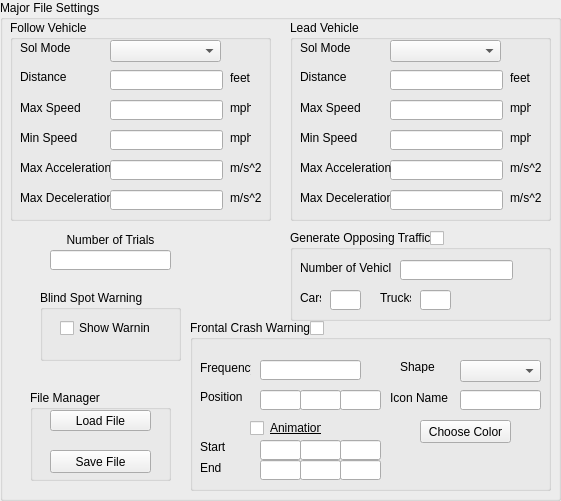
   <widget class="QGroupBox" name="majorFileSettings">
    <property name="geometry">
     <rect>
      <x>10</x>
      <y>10</y>
      <width>561</width>
      <height>501</height>
     </rect>
    </property>
    <property name="title">
     <string>Major File Settings</string>
    </property>
    <widget class="QLabel" name="label_5">
     <property name="geometry">
      <rect>
       <x>270</x>
       <y>420</y>
       <width>51</width>
       <height>16</height>
      </rect>
     </property>
     <property name="text">
      <string>&lt;u&gt;Animation</string>
     </property>
    </widget>
    <widget class="QLineEdit" name="animationStartZ">
     <property name="geometry">
      <rect>
       <x>340</x>
       <y>440</y>
       <width>41</width>
       <height>20</height>
      </rect>
     </property>
    </widget>
    <widget class="QLabel" name="label_6">
     <property name="geometry">
      <rect>
       <x>200</x>
       <y>440</y>
       <width>47</width>
       <height>13</height>
      </rect>
     </property>
     <property name="text">
      <string>Start</string>
     </property>
    </widget>
    <widget class="QLineEdit" name="animationStartY">
     <property name="geometry">
      <rect>
       <x>300</x>
       <y>440</y>
       <width>41</width>
       <height>20</height>
      </rect>
     </property>
    </widget>
    <widget class="QLineEdit" name="animationEndZ">
     <property name="geometry">
      <rect>
       <x>340</x>
       <y>460</y>
       <width>41</width>
       <height>20</height>
      </rect>
     </property>
    </widget>
    <widget class="QLineEdit" name="animationStartX">
     <property name="geometry">
      <rect>
       <x>260</x>
       <y>440</y>
       <width>41</width>
       <height>20</height>
      </rect>
     </property>
    </widget>
    <widget class="QLineEdit" name="animationEndX">
     <property name="geometry">
      <rect>
       <x>260</x>
       <y>460</y>
       <width>41</width>
       <height>20</height>
      </rect>
     </property>
    </widget>
    <widget class="QLineEdit" name="animationEndY">
     <property name="geometry">
      <rect>
       <x>300</x>
       <y>460</y>
       <width>41</width>
       <height>20</height>
      </rect>
     </property>
    </widget>
    <widget class="QLabel" name="label_30">
     <property name="geometry">
      <rect>
       <x>200</x>
       <y>460</y>
       <width>31</width>
       <height>16</height>
      </rect>
     </property>
     <property name="text">
      <string>End</string>
     </property>
    </widget>
    <widget class="QCheckBox" name="animationOn">
     <property name="geometry">
      <rect>
       <x>250</x>
       <y>420</y>
       <width>16</width>
       <height>17</height>
      </rect>
     </property>
     <property name="text">
      <string/>
     </property>
    </widget>
    <widget class="QComboBox" name="shapeOption">
     <property name="geometry">
      <rect>
       <x>460</x>
       <y>360</y>
       <width>81</width>
       <height>22</height>
      </rect>
     </property>
    </widget>
    <widget class="QLineEdit" name="fcwIconName">
     <property name="geometry">
      <rect>
       <x>460</x>
       <y>390</y>
       <width>81</width>
       <height>20</height>
      </rect>
     </property>
    </widget>
    <widget class="QGroupBox" name="groupBox">
     <property name="geometry">
      <rect>
       <x>190</x>
       <y>320</y>
       <width>361</width>
       <height>171</height>
      </rect>
     </property>
     <property name="title">
      <string>Frontal Crash Warning</string>
     </property>
     <widget class="QCheckBox" name="fcwOn">
      <property name="geometry">
       <rect>
        <x>120</x>
        <y>0</y>
        <width>16</width>
        <height>17</height>
       </rect>
      </property>
      <property name="text">
       <string/>
      </property>
     </widget>
     <widget class="QPushButton" name="colorButton">
      <property name="geometry">
       <rect>
        <x>230</x>
        <y>100</y>
        <width>91</width>
        <height>23</height>
       </rect>
      </property>
      <property name="text">
       <string>Choose Color</string>
      </property>
     </widget>
     <widget class="QLabel" name="colorDisplay">
      <property name="geometry">
       <rect>
        <x>230</x>
        <y>130</y>
        <width>91</width>
        <height>21</height>
       </rect>
      </property>
      <property name="text">
       <string/>
      </property>
     </widget>
     <widget class="QLabel" name="label_7">
      <property name="geometry">
       <rect>
        <x>200</x>
        <y>70</y>
        <width>61</width>
        <height>16</height>
       </rect>
      </property>
      <property name="text">
       <string>Icon Name</string>
      </property>
     </widget>
     <widget class="QLabel" name="label_3">
      <property name="geometry">
       <rect>
        <x>210</x>
        <y>40</y>
        <width>47</width>
        <height>13</height>
       </rect>
      </property>
      <property name="text">
       <string>Shape</string>
      </property>
     </widget>
    </widget>
    <widget class="QGroupBox" name="groupBox_2">
     <property name="geometry">
      <rect>
       <x>40</x>
       <y>290</y>
       <width>141</width>
       <height>71</height>
      </rect>
     </property>
     <property name="title">
      <string>Blind Spot Warning</string>
     </property>
     <widget class="QCheckBox" name="showBlindSpotWarning">
      <property name="geometry">
       <rect>
        <x>20</x>
        <y>30</y>
        <width>91</width>
        <height>16</height>
       </rect>
      </property>
      <property name="text">
       <string>Show Warning</string>
      </property>
     </widget>
    </widget>
    <widget class="QGroupBox" name="groupBox_3">
     <property name="geometry">
      <rect>
       <x>10</x>
       <y>20</y>
       <width>261</width>
       <height>201</height>
      </rect>
     </property>
     <property name="title">
      <string>Follow Vehicle</string>
     </property>
     <widget class="QLabel" name="label_11">
      <property name="geometry">
       <rect>
        <x>220</x>
        <y>50</y>
        <width>21</width>
        <height>16</height>
       </rect>
      </property>
      <property name="text">
       <string>feet</string>
      </property>
     </widget>
     <widget class="QLabel" name="label_15">
      <property name="geometry">
       <rect>
        <x>220</x>
        <y>80</y>
        <width>21</width>
        <height>16</height>
       </rect>
      </property>
      <property name="text">
       <string>mph</string>
      </property>
     </widget>
     <widget class="QLabel" name="label_32">
      <property name="geometry">
       <rect>
        <x>220</x>
        <y>110</y>
        <width>21</width>
        <height>16</height>
       </rect>
      </property>
      <property name="text">
       <string>mph</string>
      </property>
     </widget>
     <widget class="QLabel" name="label_35">
      <property name="geometry">
       <rect>
        <x>220</x>
        <y>140</y>
        <width>31</width>
        <height>16</height>
       </rect>
      </property>
      <property name="text">
       <string>m/s^2</string>
      </property>
     </widget>
     <widget class="QLabel" name="label_37">
      <property name="geometry">
       <rect>
        <x>220</x>
        <y>170</y>
        <width>31</width>
        <height>16</height>
       </rect>
      </property>
      <property name="text">
       <string>m/s^2</string>
      </property>
     </widget>
     <widget class="QLabel" name="followMinAccelLabl">
      <property name="geometry">
       <rect>
        <x>10</x>
        <y>170</y>
        <width>91</width>
        <height>16</height>
       </rect>
      </property>
      <property name="text">
       <string>Max Deceleration</string>
      </property>
     </widget>
     <widget class="QLabel" name="followMaxAccelLabel">
      <property name="geometry">
       <rect>
        <x>10</x>
        <y>140</y>
        <width>91</width>
        <height>16</height>
       </rect>
      </property>
      <property name="text">
       <string>Max Acceleration</string>
      </property>
     </widget>
     <widget class="QLabel" name="solModelLabel">
      <property name="geometry">
       <rect>
        <x>10</x>
        <y>20</y>
        <width>51</width>
        <height>16</height>
       </rect>
      </property>
      <property name="text">
       <string>Sol Model</string>
      </property>
     </widget>
     <widget class="QLabel" name="minFollowSpeedLabel">
      <property name="geometry">
       <rect>
        <x>10</x>
        <y>110</y>
        <width>61</width>
        <height>16</height>
       </rect>
      </property>
      <property name="text">
       <string>Min Speed</string>
      </property>
     </widget>
     <widget class="QLabel" name="followVehicleDistanceLabel">
      <property name="geometry">
       <rect>
        <x>10</x>
        <y>50</y>
        <width>47</width>
        <height>13</height>
       </rect>
      </property>
      <property name="text">
       <string>Distance</string>
      </property>
     </widget>
     <widget class="QLabel" name="maxFollowSpeedLabel">
      <property name="geometry">
       <rect>
        <x>10</x>
        <y>80</y>
        <width>61</width>
        <height>16</height>
       </rect>
      </property>
      <property name="text">
       <string>Max Speed</string>
      </property>
     </widget>
    </widget>
    <widget class="QGroupBox" name="groupBox_4">
     <property name="geometry">
      <rect>
       <x>290</x>
       <y>20</y>
       <width>261</width>
       <height>201</height>
      </rect>
     </property>
     <property name="title">
      <string>Lead Vehicle</string>
     </property>
     <widget class="QLabel" name="label_21">
      <property name="geometry">
       <rect>
        <x>220</x>
        <y>50</y>
        <width>21</width>
        <height>16</height>
       </rect>
      </property>
      <property name="text">
       <string>feet</string>
      </property>
     </widget>
     <widget class="QLabel" name="label_28">
      <property name="geometry">
       <rect>
        <x>220</x>
        <y>80</y>
        <width>21</width>
        <height>16</height>
       </rect>
      </property>
      <property name="text">
       <string>mph</string>
      </property>
     </widget>
     <widget class="QLabel" name="label_31">
      <property name="geometry">
       <rect>
        <x>220</x>
        <y>110</y>
        <width>21</width>
        <height>16</height>
       </rect>
      </property>
      <property name="text">
       <string>mph</string>
      </property>
     </widget>
     <widget class="QLabel" name="label_38">
      <property name="geometry">
       <rect>
        <x>220</x>
        <y>140</y>
        <width>31</width>
        <height>16</height>
       </rect>
      </property>
      <property name="text">
       <string>m/s^2</string>
      </property>
     </widget>
     <widget class="QLabel" name="label_39">
      <property name="geometry">
       <rect>
        <x>220</x>
        <y>170</y>
        <width>31</width>
        <height>16</height>
       </rect>
      </property>
      <property name="text">
       <string>m/s^2</string>
      </property>
     </widget>
    </widget>
    <widget class="QComboBox" name="leadSolModel">
     <property name="geometry">
      <rect>
       <x>390</x>
       <y>40</y>
       <width>111</width>
       <height>22</height>
      </rect>
     </property>
    </widget>
    <widget class="QLabel" name="solModelLabel_2">
     <property name="geometry">
      <rect>
       <x>300</x>
       <y>40</y>
       <width>51</width>
       <height>16</height>
      </rect>
     </property>
     <property name="text">
      <string>Sol Model</string>
     </property>
    </widget>
    <widget class="QLineEdit" name="leadDistanceLineEdit">
     <property name="geometry">
      <rect>
       <x>390</x>
       <y>70</y>
       <width>113</width>
       <height>20</height>
      </rect>
     </property>
    </widget>
    <widget class="QLabel" name="maxFollowSpeedLabel_2">
     <property name="geometry">
      <rect>
       <x>300</x>
       <y>100</y>
       <width>61</width>
       <height>16</height>
      </rect>
     </property>
     <property name="text">
      <string>Max Speed</string>
     </property>
    </widget>
    <widget class="QLabel" name="leadVehicleDistanceLabel">
     <property name="geometry">
      <rect>
       <x>300</x>
       <y>70</y>
       <width>47</width>
       <height>13</height>
      </rect>
     </property>
     <property name="text">
      <string>Distance</string>
     </property>
    </widget>
    <widget class="QLineEdit" name="leadMaxAccelLineEdit">
     <property name="geometry">
      <rect>
       <x>390</x>
       <y>160</y>
       <width>113</width>
       <height>20</height>
      </rect>
     </property>
    </widget>
    <widget class="QLabel" name="followMaxAccelLabel_2">
     <property name="geometry">
      <rect>
       <x>300</x>
       <y>160</y>
       <width>91</width>
       <height>16</height>
      </rect>
     </property>
     <property name="text">
      <string>Max Acceleration</string>
     </property>
    </widget>
    <widget class="QLineEdit" name="leadMaxSpeedLineEdit">
     <property name="geometry">
      <rect>
       <x>390</x>
       <y>100</y>
       <width>113</width>
       <height>20</height>
      </rect>
     </property>
    </widget>
    <widget class="QLineEdit" name="leadMinSpeedLineEdit">
     <property name="geometry">
      <rect>
       <x>390</x>
       <y>130</y>
       <width>113</width>
       <height>20</height>
      </rect>
     </property>
    </widget>
    <widget class="QLabel" name="followMinAccelLabl_2">
     <property name="geometry">
      <rect>
       <x>300</x>
       <y>190</y>
       <width>91</width>
       <height>16</height>
      </rect>
     </property>
     <property name="text">
      <string>Max Deceleration</string>
     </property>
    </widget>
    <widget class="QLabel" name="minFollowSpeedLabel_2">
     <property name="geometry">
      <rect>
       <x>300</x>
       <y>130</y>
       <width>61</width>
       <height>16</height>
      </rect>
     </property>
     <property name="text">
      <string>Min Speed</string>
     </property>
    </widget>
    <widget class="QLineEdit" name="leadMaxDecel">
     <property name="geometry">
      <rect>
       <x>390</x>
       <y>190</y>
       <width>113</width>
       <height>20</height>
      </rect>
     </property>
    </widget>
    <widget class="QLineEdit" name="followMaxAccelLineEdit">
     <property name="geometry">
      <rect>
       <x>110</x>
       <y>160</y>
       <width>113</width>
       <height>20</height>
      </rect>
     </property>
    </widget>
    <widget class="QLineEdit" name="followMaxDecel">
     <property name="geometry">
      <rect>
       <x>110</x>
       <y>190</y>
       <width>113</width>
       <height>20</height>
      </rect>
     </property>
    </widget>
    <widget class="QLineEdit" name="followMinSpeedLineEdit">
     <property name="geometry">
      <rect>
       <x>110</x>
       <y>130</y>
       <width>113</width>
       <height>20</height>
      </rect>
     </property>
    </widget>
    <widget class="QLineEdit" name="followDistanceLineEdit">
     <property name="geometry">
      <rect>
       <x>110</x>
       <y>70</y>
       <width>113</width>
       <height>20</height>
      </rect>
     </property>
     <property name="layoutDirection">
      <enum>Qt::LeftToRight</enum>
     </property>
    </widget>
    <widget class="QLineEdit" name="followMaxSpeedLineEdit">
     <property name="geometry">
      <rect>
       <x>110</x>
       <y>100</y>
       <width>113</width>
       <height>20</height>
      </rect>
     </property>
    </widget>
    <widget class="QComboBox" name="followSolModel">
     <property name="geometry">
      <rect>
       <x>110</x>
       <y>40</y>
       <width>111</width>
       <height>22</height>
      </rect>
     </property>
    </widget>
    <widget class="QLabel" name="lengthOfRoadLabel">
     <property name="geometry">
      <rect>
       <x>50</x>
       <y>230</y>
       <width>121</width>
       <height>20</height>
      </rect>
     </property>
     <property name="text">
      <string>&lt;center&gt;Number of Trials&lt;/center&gt;</string>
     </property>
    </widget>
    <widget class="QGroupBox" name="fileManager">
     <property name="geometry">
      <rect>
       <x>30</x>
       <y>390</y>
       <width>141</width>
       <height>91</height>
      </rect>
     </property>
     <property name="title">
      <string>File Manager</string>
     </property>
     <widget class="QPushButton" name="loadFile">
      <property name="geometry">
       <rect>
        <x>20</x>
        <y>20</y>
        <width>101</width>
        <height>21</height>
       </rect>
      </property>
      <property name="text">
       <string>Load File</string>
      </property>
     </widget>
     <widget class="QPushButton" name="saveFileButton">
      <property name="geometry">
       <rect>
        <x>20</x>
        <y>60</y>
        <width>101</width>
        <height>23</height>
       </rect>
      </property>
      <property name="text">
       <string>Save File</string>
      </property>
     </widget>
    </widget>
    <widget class="QLabel" name="label_4">
     <property name="geometry">
      <rect>
       <x>200</x>
       <y>390</y>
       <width>47</width>
       <height>13</height>
      </rect>
     </property>
     <property name="text">
      <string>Position</string>
     </property>
    </widget>
    <widget class="QLineEdit" name="fcwPositionZ">
     <property name="geometry">
      <rect>
       <x>340</x>
       <y>390</y>
       <width>41</width>
       <height>20</height>
      </rect>
     </property>
    </widget>
    <widget class="QLineEdit" name="frequencyLineEdit">
     <property name="geometry">
      <rect>
       <x>260</x>
       <y>360</y>
       <width>101</width>
       <height>20</height>
      </rect>
     </property>
    </widget>
    <widget class="QLineEdit" name="fcwPositionY">
     <property name="geometry">
      <rect>
       <x>300</x>
       <y>390</y>
       <width>41</width>
       <height>20</height>
      </rect>
     </property>
    </widget>
    <widget class="QLineEdit" name="fcwPositionX">
     <property name="geometry">
      <rect>
       <x>260</x>
       <y>390</y>
       <width>41</width>
       <height>20</height>
      </rect>
     </property>
    </widget>
    <widget class="QLabel" name="frequency">
     <property name="geometry">
      <rect>
       <x>200</x>
       <y>360</y>
       <width>51</width>
       <height>16</height>
      </rect>
     </property>
     <property name="text">
      <string>Frequency</string>
     </property>
    </widget>
    <widget class="QLineEdit" name="lengthOfRoadLineEdit">
     <property name="geometry">
      <rect>
       <x>50</x>
       <y>250</y>
       <width>121</width>
       <height>20</height>
      </rect>
     </property>
    </widget>
    <widget class="QLineEdit" name="numberOpposingVehicles">
     <property name="geometry">
      <rect>
       <x>400</x>
       <y>260</y>
       <width>113</width>
       <height>20</height>
      </rect>
     </property>
    </widget>
    <widget class="QLabel" name="label">
     <property name="geometry">
      <rect>
       <x>300</x>
       <y>260</y>
       <width>91</width>
       <height>16</height>
      </rect>
     </property>
     <property name="text">
      <string>Number of Vehicles</string>
     </property>
    </widget>
    <widget class="QLineEdit" name="numberCars">
     <property name="geometry">
      <rect>
       <x>330</x>
       <y>290</y>
       <width>31</width>
       <height>20</height>
      </rect>
     </property>
    </widget>
    <widget class="QLabel" name="label_33">
     <property name="geometry">
      <rect>
       <x>300</x>
       <y>290</y>
       <width>21</width>
       <height>16</height>
      </rect>
     </property>
     <property name="text">
      <string>Cars</string>
     </property>
    </widget>
    <widget class="QLabel" name="label_34">
     <property name="geometry">
      <rect>
       <x>380</x>
       <y>290</y>
       <width>31</width>
       <height>16</height>
      </rect>
     </property>
     <property name="text">
      <string>Trucks</string>
     </property>
    </widget>
    <widget class="QLineEdit" name="numberTrucks">
     <property name="geometry">
      <rect>
       <x>420</x>
       <y>290</y>
       <width>31</width>
       <height>20</height>
      </rect>
     </property>
    </widget>
    <widget class="QGroupBox" name="groupBox_5">
     <property name="geometry">
      <rect>
       <x>290</x>
       <y>230</y>
       <width>261</width>
       <height>91</height>
      </rect>
     </property>
     <property name="title">
      <string>Generate Opposing Traffic</string>
     </property>
     <widget class="QCheckBox" name="generateOpposingTraffic">
      <property name="geometry">
       <rect>
        <x>140</x>
        <y>0</y>
        <width>16</width>
        <height>16</height>
       </rect>
      </property>
      <property name="text">
       <string/>
      </property>
     </widget>
    </widget>
    <zorder>groupBox_5</zorder>
    <zorder>lengthOfRoadLabel</zorder>
    <zorder>groupBox_3</zorder>
    <zorder>groupBox_4</zorder>
    <zorder>groupBox</zorder>
    <zorder>label_5</zorder>
    <zorder>animationStartZ</zorder>
    <zorder>label_6</zorder>
    <zorder>animationStartY</zorder>
    <zorder>animationEndZ</zorder>
    <zorder>animationStartX</zorder>
    <zorder>animationEndX</zorder>
    <zorder>animationEndY</zorder>
    <zorder>label_30</zorder>
    <zorder>animationOn</zorder>
    <zorder>shapeOption</zorder>
    <zorder>fcwIconName</zorder>
    <zorder>groupBox_2</zorder>
    <zorder>leadSolModel</zorder>
    <zorder>solModelLabel_2</zorder>
    <zorder>leadDistanceLineEdit</zorder>
    <zorder>maxFollowSpeedLabel_2</zorder>
    <zorder>leadVehicleDistanceLabel</zorder>
    <zorder>leadMaxAccelLineEdit</zorder>
    <zorder>followMaxAccelLabel_2</zorder>
    <zorder>leadMaxSpeedLineEdit</zorder>
    <zorder>leadMinSpeedLineEdit</zorder>
    <zorder>followMinAccelLabl_2</zorder>
    <zorder>minFollowSpeedLabel_2</zorder>
    <zorder>leadMaxDecel</zorder>
    <zorder>followMaxAccelLineEdit</zorder>
    <zorder>followMaxDecel</zorder>
    <zorder>followMinSpeedLineEdit</zorder>
    <zorder>followDistanceLineEdit</zorder>
    <zorder>followMaxSpeedLineEdit</zorder>
    <zorder>followSolModel</zorder>
    <zorder>fileManager</zorder>
    <zorder>label_4</zorder>
    <zorder>fcwPositionZ</zorder>
    <zorder>frequencyLineEdit</zorder>
    <zorder>fcwPositionY</zorder>
    <zorder>fcwPositionX</zorder>
    <zorder>frequency</zorder>
    <zorder>lengthOfRoadLineEdit</zorder>
    <zorder>numberOpposingVehicles</zorder>
    <zorder>label</zorder>
    <zorder>numberCars</zorder>
    <zorder>label_33</zorder>
    <zorder>label_34</zorder>
    <zorder>numberTrucks</zorder>
   </widget>
